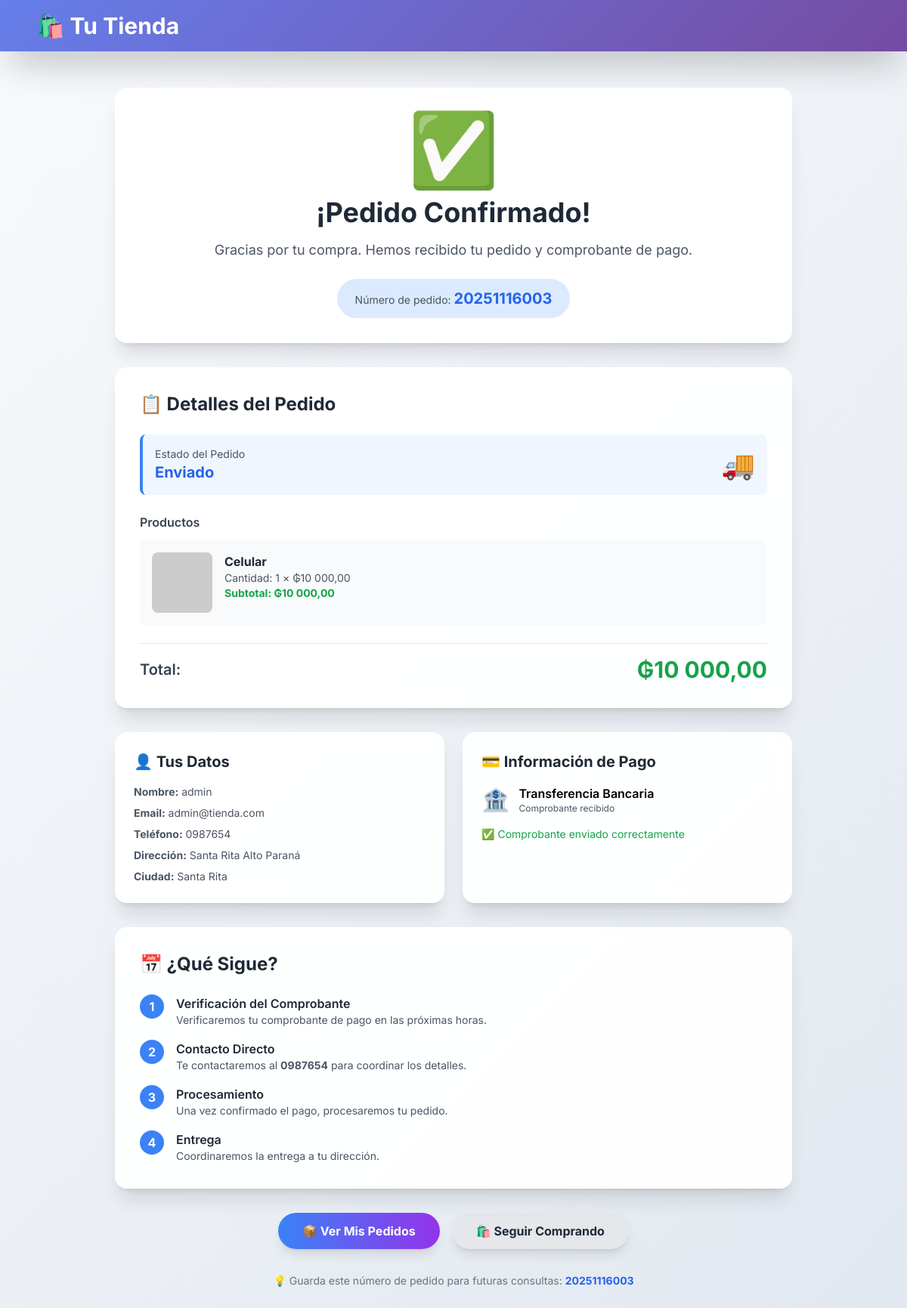
The page /productos/pedido/3/ (signed in) on the database its author committed.
### productos/models.py (models this page shows, shortened)
class Pedido(models.Model):
    ESTADO_CHOICES = (
        ('PENDIENTE', 'Pendiente'),  # Carrito activo
        ('CONFIRMADO', 'Confirmado'),
        ('PROCESANDO', 'En Proceso'),
        ('ENVIADO', 'Enviado'),
        ('ENTREGADO', 'Entregado'),
        ('CANCELADO', 'Cancelado'),
    )
    numero_pedido = models.CharField(max_length=20, unique=True, blank=True)
    usuario = models.ForeignKey(
        settings.AUTH_USER_MODEL,
        on_delete=models.CASCADE,
        related_name='pedidos',
        verbose_name='Usuario'
    )
    estado = models.CharField(
        max_length=20,
        choices=ESTADO_CHOICES,
        default='PENDIENTE',
        verbose_name='Estado'
    )
    total = models.DecimalField(
        max_digits=10,
        decimal_places=2,
        default=0,
        verbose_name='Total'
    )
    nombre_completo = models.CharField(max_length=200, blank=True, verbose_name='Nombre completo')
    email = models.EmailField(blank=True, verbose_name='Email')
    telefono = models.CharField(max_length=20, blank=True, verbose_name='Teléfono')
    direccion_envio = models.TextField(blank=True, verbose_name='Dirección de entrega')
    ciudad = models.CharField(max_length=100, blank=True, verbose_name='Ciudad')
    METODO_PAGO_CHOICES = (
        ('TRANSFERENCIA', 'Transferencia Bancaria'),
        ('CONTRA_ENTREGA', 'Pago en Puerta'),
        ('TARJETA', 'Tarjeta de Crédito/Débito'),
    )
    metodo_pago = models.CharField(
        max_length=20,
        choices=METODO_PAGO_CHOICES,
        blank=True,
        null=True,
        verbose_name='Método de Pago'
    )
    comprobante_pago = models.ImageField(
        upload_to='comprobantes/',
        null=True,
        blank=True,
        verbose_name='Comprobante de Pago',
        help_text='Imagen del comprobante de transferencia'
    )
    afiliado_referido = models.ForeignKey(
        settings.AUTH_USER_MODEL,
        on_delete=models.SET_NULL,
        null=True,
        blank=True,
        related_name='ventas_como_afiliado',
        verbose_name='Afiliado que refirió'
    )
    comision_total_field = models.DecimalField(
        max_digits=10,
        decimal_places=2,
        default=0,
        verbose_name='Comisión total'
    )
    porcentaje_comision = models.DecimalField(
        max_digits=5,
        decimal_places=2,
        default=10.00,
        verbose_name='% de comisión'
    )
    comision_pagada = models.BooleanField(
        default=False,
        verbose_name='Comisión pagada'
    )
    fecha_creacion = models.DateTimeField(auto_now_add=True, verbose_name='Fecha de creación')
    fecha_actualizacion = models.DateTimeField(auto_now=True, verbose_name='Última actualización')
    fecha_confirmacion = models.DateTimeField(null=True, blank=True, verbose_name='Fecha de confirmación')
    notas = models.TextField(blank=True, verbose_name='Notas del cliente')
    class Meta:
        verbose_name = "Pedido"
        verbose_name_plural = "Pedidos"
        ordering = ['-fecha_creacion']

class ItemPedido(models.Model):
    pedido = models.ForeignKey(
        Pedido,
        on_delete=models.CASCADE,
        related_name='items',
        verbose_name='Pedido'
    )
    producto = models.ForeignKey(
        Producto,
        on_delete=models.CASCADE,
        related_name='items_pedido',
        verbose_name='Producto'
    )
    cantidad = models.IntegerField(default=1, verbose_name='Cantidad')
    precio_unitario = models.DecimalField(
        max_digits=10,
        decimal_places=2,
        verbose_name='Precio unitario'
    )
    subtotal = models.DecimalField(
        max_digits=10,
        decimal_places=2,
        default=0,
        verbose_name='Subtotal'
    )
    fecha_agregado = models.DateTimeField(auto_now_add=True, verbose_name='Fecha agregado')
    class Meta:
        verbose_name = 'Item de Pedido'
        verbose_name_plural = 'Items de Pedido'
        unique_together = ('pedido', 'producto')

class Producto(models.Model):
    TIPO_PRODUCTO_CHOICES = (
        ('FISICO', 'Físico'),
        ('DIGITAL', 'Digital'),
    )
    nombre = models.CharField(max_length=200, verbose_name="Nombre")
    precio = models.DecimalField(max_digits=10, decimal_places=2, verbose_name="Precio")
    descripcion = models.TextField(verbose_name="Descripción")
    imagen = models.ImageField(
        upload_to='productos/',
        verbose_name="Imagen del Producto",
        null=True,
        blank=True,
        help_text="Sube una imagen del producto"
    )
    tipo_producto = models.CharField(
        max_length=7,
        choices=TIPO_PRODUCTO_CHOICES,
        default='FISICO',
        verbose_name="Tipo de Producto"
    )
    stock = models.IntegerField(
        default=0,
        verbose_name="Stock Disponible",
        help_text="Cantidad disponible en inventario. Los productos digitales tienen stock ilimitado"
    )
    vendedor = models.ForeignKey(
        settings.AUTH_USER_MODEL,
        on_delete=models.CASCADE,
        related_name="productos_creados",
        null=True,
        blank=True
    )
    afiliados = models.ManyToManyField(
        settings.AUTH_USER_MODEL,
        related_name='productos_afiliados',
        blank=True,
        verbose_name="Afiliados"
    )
    fecha_creacion = models.DateTimeField(auto_now_add=True, verbose_name="Fecha de Creación")
    fecha_actualizacion = models.DateTimeField(auto_now=True, verbose_name="Última Actualización")
    activo = models.BooleanField(default=True, verbose_name="Producto Activo")
    class Meta:
        verbose_name = "Producto"
        verbose_name_plural = "Productos"
        ordering = ['-fecha_creacion']

### productos/views.py (the view)
# urls.py: path('pedido/<int:pedido_id>/', views.detalle_pedido, name='detalle_pedido'),
@login_required
def detalle_pedido(request, pedido_id):
    pedido = get_object_or_404(
        Pedido,
        id=pedido_id,
        usuario=request.user
    )
    if pedido.estado == 'PENDIENTE':
        messages.warning(request, 'Este pedido aún no ha sido confirmado.')
        return redirect('productos:ver_carrito')
    return render(request, 'productos/detalle_pedido.html', {'pedido': pedido})

### productos/templates/productos/detalle_pedido.html (shortened to what this page needs)
<!DOCTYPE html>
<html lang="es">
<head>
    {% load humanize %}
    <script src="https://cdn.tailwindcss.com"></script>
</head>
<body class="min-h-screen">
    <nav class="nav-gradient shadow-2xl py-4 px-6 md:px-12">
        <div class="flex justify-between items-center max-w-7xl mx-auto">
            <a href="{% url 'usuarios:home' %}" class="text-2xl md:text-3xl font-bold text-white">🛍️ Tu Tienda</a>
        </div>
    </nav>
    <main class="py-12 px-4 md:px-12">
        <div class="max-w-4xl mx-auto">
            <div class="glass-card rounded-2xl shadow-xl p-8 text-center mb-8">
                <div class="checkmark text-8xl text-green-500 mb-4">✅</div>
                <h1 class="text-3xl md:text-4xl font-bold text-gray-800 mb-4">
                    ¡Pedido Confirmado!
                </h1>
                <p class="text-lg text-gray-600 mb-6">
                    Gracias por tu compra. Hemos recibido tu pedido{% if pedido.metodo_pago == 'TRANSFERENCIA' %} y comprobante de pago{% endif %}.
                </p>
                <div class="inline-block bg-blue-100 px-6 py-3 rounded-full">
                    <span class="text-sm text-gray-600">Número de pedido: </span>
                    <span class="font-bold text-blue-600 text-xl">{{ pedido.numero_pedido }}</span>
                </div>
            </div>
            <div class="glass-card rounded-2xl shadow-xl p-8 mb-8">
                <h2 class="text-2xl font-bold text-gray-800 mb-6">📋 Detalles del Pedido</h2>
                <div class="mb-6 p-4 bg-blue-50 rounded-lg border-l-4 border-blue-500">
                    <div class="flex items-center justify-between">
                        <div>
                            <p class="text-sm text-gray-600">Estado del Pedido</p>
                            <p class="text-xl font-bold text-blue-600">{{ pedido.get_estado_display }}</p>
                        </div>
                        <div class="text-4xl">
                            {% if pedido.estado == 'CONFIRMADO' %}🔵
                            {% elif pedido.estado == 'PROCESANDO' %}⚙️
                            {% elif pedido.estado == 'ENVIADO' %}🚚
                            {% elif pedido.estado == 'ENTREGADO' %}✅
                            {% endif %}
                        </div>
                    </div>
                </div>
                <div class="mb-6">
                    <h3 class="font-semibold text-gray-700 mb-3">Productos</h3>
                    <div class="space-y-3">
                        {% for item in pedido.items.all %}
                        <div class="flex gap-4 p-4 bg-gray-50 rounded-lg">
                            <img src="{{ item.producto.imagen.url }}" alt="{{ item.producto.nombre }}"
                                 class="w-20 h-20 object-cover rounded-lg"
                                 onerror="this.src='https://placehold.co/100x100/667eea/fff?text=P'">
                            <div class="flex-1">
                                <p class="font-bold text-gray-800">{{ item.producto.nombre }}</p>
                                <p class="text-sm text-gray-600">
                                    Cantidad: {{ item.cantidad }} × ₲{{ item.precio_unitario|intcomma }}
                                </p>
                                <p class="text-sm font-bold text-green-600">
                                    Subtotal: ₲{{ item.subtotal|intcomma }}
                                </p>
                            </div>
                        </div>
                        {% endfor %}
                    </div>
                </div>
                <div class="border-t pt-4">
                    <div class="flex justify-between items-center">
                        <span class="text-xl font-semibold text-gray-700">Total:</span>
                        <span class="text-3xl font-bold text-green-600">₲{{ pedido.total|intcomma }}</span>
                    </div>
                </div>
            </div>
            <div class="grid grid-cols-1 md:grid-cols-2 gap-6 mb-8">
                <div class="glass-card rounded-2xl shadow-xl p-6">
                    <h3 class="text-xl font-bold text-gray-800 mb-4">👤 Tus Datos</h3>
                    <div class="text-sm text-gray-600 space-y-2">
                        <p><strong>Nombre:</strong> {{ pedido.nombre_completo }}</p>
                        <p><strong>Email:</strong> {{ pedido.email }}</p>
                        <p><strong>Teléfono:</strong> {{ pedido.telefono }}</p>
                        {% if pedido.direccion_envio %}
                        <p><strong>Dirección:</strong> {{ pedido.direccion_envio }}</p>
                        <p><strong>Ciudad:</strong> {{ pedido.ciudad }}</p>
                        {% endif %}
                    </div>
                </div>
                <div class="glass-card rounded-2xl shadow-xl p-6">
                    <h3 class="text-xl font-bold text-gray-800 mb-4">💳 Información de Pago</h3>
                    {% if pedido.metodo_pago == 'TRANSFERENCIA' %}
                        <div class="flex items-center gap-3 mb-3">
                            <span class="text-3xl">🏦</span>
                            <div>
                                <p class="font-semibold">Transferencia Bancaria</p>
                                <p class="text-xs text-gray-600">Comprobante recibido</p>
                            </div>
                        </div>
                        {% if pedido.comprobante_pago %}
                        <div class="mt-4">
                            <p class="text-sm text-green-600 flex items-center gap-2">
                                ✅ Comprobante enviado correctamente
                            </p>
                        </div>
                        {% endif %}
                    {% endif %}
                </div>
            </div>
            <div class="glass-card rounded-2xl shadow-xl p-8 mb-8">
                <h2 class="text-2xl font-bold text-gray-800 mb-6">📅 ¿Qué Sigue?</h2>
                <div class="space-y-4">
                    {% if pedido.metodo_pago == 'TRANSFERENCIA' %}
                    <div class="flex items-start gap-4">
                        <div class="flex-shrink-0 w-8 h-8 bg-blue-500 text-white rounded-full flex items-center justify-center font-bold">1</div>
                        <div>
                            <h3 class="font-semibold text-gray-800">Verificación del Comprobante</h3>
                            <p class="text-sm text-gray-600">
                                Verificaremos tu comprobante de pago en las próximas horas.
                            </p>
                        </div>
                    </div>
                    {% endif %}
                    <div class="flex items-start gap-4">
                        <div class="flex-shrink-0 w-8 h-8 bg-blue-500 text-white rounded-full flex items-center justify-center font-bold">2</div>
                        <div>
                            <h3 class="font-semibold text-gray-800">Contacto Directo</h3>
                            <p class="text-sm text-gray-600">
                                Te contactaremos al <strong>{{ pedido.telefono }}</strong> para coordinar los detalles.
                            </p>
                        </div>
                    </div>
                    <div class="flex items-start gap-4">
                        <div class="flex-shrink-0 w-8 h-8 bg-blue-500 text-white rounded-full flex items-center justify-center font-bold">3</div>
                        <div>
                            <h3 class="font-semibold text-gray-800">Procesamiento</h3>
                            <p class="text-sm text-gray-600">
                                {% if pedido.metodo_pago == 'TRANSFERENCIA' %}
                                Una vez confirmado el pago, procesaremos tu pedido.
                                {% else %}
                                Procesaremos y prepararemos tu pedido para entrega.
                                {% endif %}
                            </p>
                        </div>
                    </div>
                    <div class="flex items-start gap-4">
                        <div class="flex-shrink-0 w-8 h-8 bg-blue-500 text-white rounded-full flex items-center justify-center font-bold">4</div>
                        <div>
                            <h3 class="font-semibold text-gray-800">Entrega</h3>
                            <p class="text-sm text-gray-600">
                                {% if pedido.items.all.0.producto.tipo_producto == 'FISICO' %}
                                    {% if pedido.metodo_pago == 'CONTRA_ENTREGA' %}
                                    Coordinaremos la entrega. Recuerda tener el dinero exacto preparado.
                                    {% else %}
                                    Coordinaremos la entrega a tu dirección.
                                    {% endif %}
                                {% else %}
                                Te enviaremos el acceso al producto digital por email.
                                {% endif %}
                            </p>
                        </div>
                    </div>
                </div>
            </div>
            <div class="flex flex-col sm:flex-row gap-4 justify-center">
                <a href="{% url 'productos:mis_pedidos' %}"
                   class="flex-1 sm:flex-none bg-gradient-to-r from-blue-500 to-purple-600 text-white font-bold py-3 px-8 rounded-full text-center shadow-lg hover:shadow-xl transform hover:scale-105 transition duration-300">
                    📦 Ver Mis Pedidos
                </a>
                <a href="{% url 'productos:home' %}"
                   class="flex-1 sm:flex-none bg-gray-200 hover:bg-gray-300 text-gray-800 font-bold py-3 px-8 rounded-full text-center shadow-lg transition duration-300">
                    🛍️ Seguir Comprando
                </a>
            </div>
            <div class="mt-8 text-center text-sm text-gray-500">
                <p>💡 Guarda este número de pedido para futuras consultas: <strong class="text-blue-600">{{ pedido.numero_pedido }}</strong></p>
            </div>
        </div>
    </main>
</body>
</html>

### rows shown on the page
Pedido: numero_pedido "20251116003", estado "Enviado", total "10 000,00", nombre_completo "admin", email "admin@tienda.com", telefono "0987654", direccion_envio "Santa Rita Alto Paraná", ciudad "Santa Rita"
ItemPedido: producto.nombre "Celular", cantidad "1", precio_unitario "10 000,00", subtotal "10 000,00"
